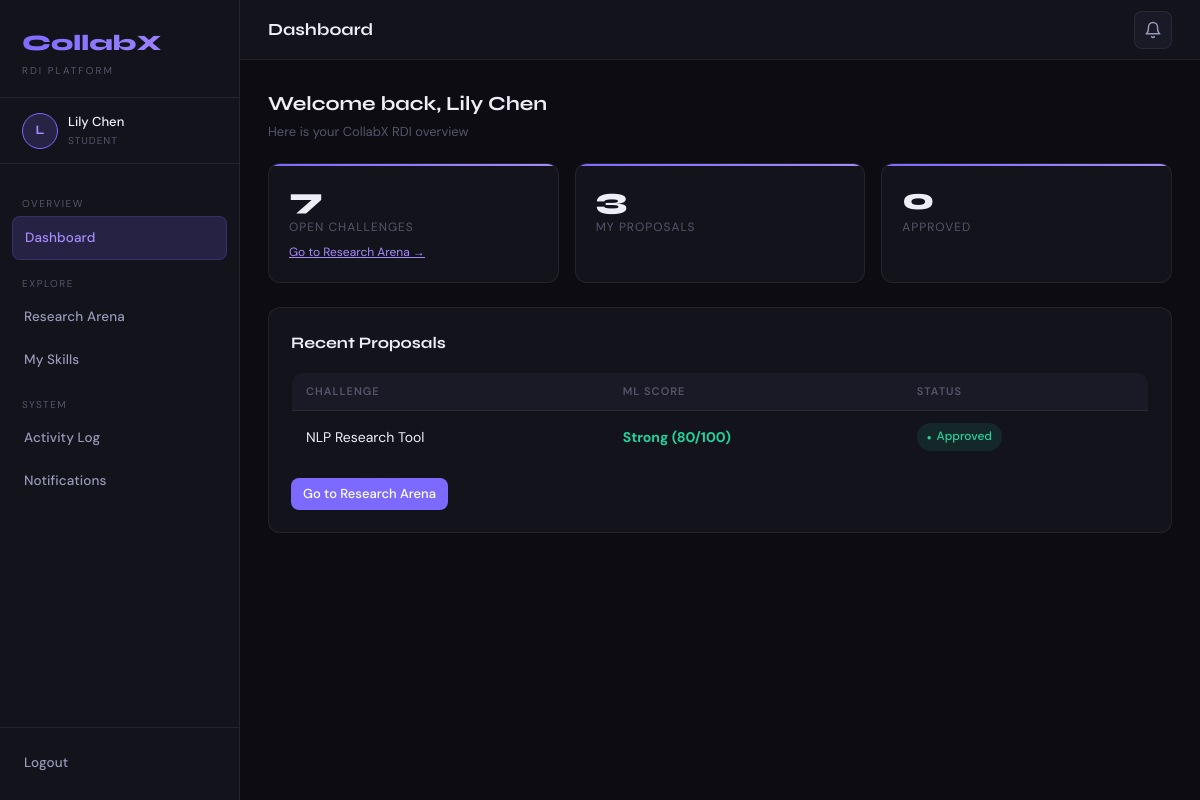
/student/dashboard (signed in), run on the app's committed database.
### tables this page shows
CREATE TABLE proposals (
    id INTEGER PRIMARY KEY AUTOINCREMENT,
    challenge_id INTEGER,
    student_id INTEGER,
    title TEXT DEFAULT "Proposal",
    content TEXT,
    status TEXT DEFAULT "pending",
    ml_score INTEGER DEFAULT 0,
    ml_keywords_matched INTEGER DEFAULT 0,
    ml_keywords_total INTEGER DEFAULT 0,
    created_at TIMESTAMP DEFAULT CURRENT_TIMESTAMP,
    updated_at TIMESTAMP DEFAULT CURRENT_TIMESTAMP
, admin_message TEXT, student_response TEXT DEFAULT NULL);

CREATE TABLE challenges (
    id INTEGER PRIMARY KEY AUTOINCREMENT, title TEXT NOT NULL, description TEXT,
    deadline TEXT, skills TEXT,
    created_at TIMESTAMP DEFAULT CURRENT_TIMESTAMP, updated_at TIMESTAMP DEFAULT CURRENT_TIMESTAMP);

### app.py (the view)
@app.route("/student/dashboard")
@login_required(role="student")
def student_dashboard():
    db=get_db(); uid=session["user_id"]
    challenges_count=db.execute("SELECT COUNT(*) FROM challenges").fetchone()[0]
    my_proposals=db.execute("SELECT COUNT(*) FROM proposals WHERE student_id=?",(uid,)).fetchone()[0]
    approved_proposals=db.execute("SELECT COUNT(*) FROM proposals WHERE student_id=? AND status='Approved'",(uid,)).fetchone()[0]
    recruit_count=db.execute("SELECT COUNT(*) FROM recruitment").fetchone()[0]
    recent_proposals=db.execute("""SELECT p.title,p.status,p.ml_score,c.title as challenge_title,p.created_at
        FROM proposals p JOIN challenges c ON p.challenge_id=c.id
        WHERE p.student_id=? ORDER BY p.created_at DESC LIMIT 3""",(uid,)).fetchall()
    has_portfolio=db.execute("SELECT id FROM portfolio WHERE student_id=?",(uid,)).fetchone()
    db.close()
    return render_template("student_dashboard.html",
                           challenges_count=challenges_count, my_proposals=my_proposals,
                           approved_proposals=approved_proposals, recruit_count=recruit_count,
                           recent_proposals=recent_proposals, has_portfolio=has_portfolio,
                           unread_count=unread(uid))

### app.py (called while the page is built)
def get_db():
    db = sqlite3.connect("database.db")
    db.row_factory = sqlite3.Row
    return db

def unread(user_id):
    db = get_db(); n = db.execute("SELECT COUNT(*) FROM notifications WHERE user_id=? AND is_read=0",(user_id,)).fetchone()[0]; db.close(); return n

def login_required(role=None):
    def decorator(fn):
        @wraps(fn)
        def wrapper(*args, **kwargs):
            if "user_id" not in session: return redirect("/")
            if role and session.get("role") != role: return render_template("error.html",message="Access denied.",code=403),403
            return fn(*args, **kwargs)
        return wrapper
    return decorator

### templates/student_dashboard.html (shortened to what this page needs)
{% extends "base.html" %}
{% block topbar_title %}Dashboard{% endblock %}
{% block content %}
<div class="section-header">
  <div>
    <div class="section-title">Welcome back, {{ session['name'] }}</div>
    <div class="section-sub">Here is your CollabX RDI overview</div>
  </div>
</div>
<div class="stat-grid">
  <div class="stat-card">
    <div class="stat-num">{{ challenges_count }}</div>
    <div class="stat-label">Open Challenges</div>
    <div class="stat-sub"><a href="/student/arena" style="color:var(--accent2);">Go to Research Arena →</a></div>
  </div>
  <div class="stat-card">
    <div class="stat-num">{{ my_proposals }}</div>
    <div class="stat-label">My Proposals</div>
  </div>
  <div class="stat-card">
    <div class="stat-num">{{ approved_proposals }}</div>
    <div class="stat-label">Approved</div>
  </div>
</div>
{% if recent_proposals %}
<div class="card">
  <div class="card-title">Recent Proposals</div>
  <table class="table-wrap" style="width:100%;border-collapse:collapse;">
    <thead><tr>
      <th style="padding:10px 14px;font-size:11px;color:var(--text3);text-transform:uppercase;background:var(--bg3);text-align:left;">Challenge</th>
      <th style="padding:10px 14px;font-size:11px;color:var(--text3);text-transform:uppercase;background:var(--bg3);text-align:left;">ML Score</th>
      <th style="padding:10px 14px;font-size:11px;color:var(--text3);text-transform:uppercase;background:var(--bg3);text-align:left;">Status</th>
    </tr></thead>
    <tbody>
    {% for p in recent_proposals %}
      <tr style="border-top:1px solid var(--border);">
        <td style="padding:12px 14px;">{{ p.challenge_title }}</td>
        <td style="padding:12px 14px;">
          {% if p.ml_score is defined and p.ml_score %}
            <span style="font-weight:700;color:{% if p.ml_score >= 70 %}var(--green){% elif p.ml_score >= 40 %}var(--amber){% else %}var(--red){% endif %};">
              {% if p.ml_score >= 70 %}Strong{% elif p.ml_score >= 40 %}Average{% else %}Weak{% endif %}
              ({{ p.ml_score }}/100)
            </span>
          {% else %}—{% endif %}
        </td>
        <td style="padding:12px 14px;">
          {% if p.status == 'approved' %}<span class="badge badge-approved">Approved</span>
          {% elif p.status == 'rejected' %}<span class="badge badge-rejected">Rejected</span>
          {% else %}<span class="badge badge-pending">Pending</span>{% endif %}
        </td>
      </tr>
    {% endfor %}
    </tbody>
  </table>
  <div style="margin-top:14px;">
    <a href="/student/arena" class="btn btn-primary btn-sm">Go to Research Arena</a>
  </div>
</div>
{% endif %}
{% endblock %}

### static/style.css (style rules this page uses)
:root { --bg:#0c0c12;--bg2:#13131c;--bg3:#1a1a26;--bg4:#21212f;--border:rgba(255,255,255,0.07);--border2:rgba(255,255,255,0.12);--accent:#7c6aff;--accent2:#a78bfa;--accent-d:#5b4de0;--glow:rgba(124,106,255,0.18);--green:#22d3a0;--green-bg:rgba(34,211,160,0.1);--red:#ff5e7d;--red-bg:rgba(255,94,125,0.1);--amber:#fbbf24;--amber-bg:rgba(251,191,36,0.1);--blue:#38bdf8;--blue-bg:rgba(56,189,248,0.1);--text:#eeeef8;--text2:#9898b8;--text3:#55556a;--sidebar:240px;--r:12px;--r-sm:8px;--r-lg:18px }
*,*::before,*::after { box-sizing:border-box;margin:0;padding:0 }
html { scroll-behavior:smooth }
body { font-family:'DM Sans',sans-serif;background:var(--bg);color:var(--text);min-height:100vh;font-size:15px;line-height:1.6 }
.card { background:var(--bg2);border:1px solid var(--border);border-radius:var(--r);padding:22px }
.card-title { font-family:'Syne',sans-serif;font-size:16px;font-weight:700;color:var(--text);margin-bottom:16px }
.stat-grid { display:grid;grid-template-columns:repeat(auto-fit,minmax(160px,1fr));gap:16px;margin-bottom:24px }
.stat-card { background:var(--bg2);border:1px solid var(--border);border-radius:var(--r);padding:20px;position:relative;overflow:hidden;transition:border-color .2s }
.stat-card::before { content:'';position:absolute;top:0;left:0;right:0;height:2px;background:linear-gradient(90deg,var(--accent),var(--accent2)) }
.stat-num { font-family:'Syne',sans-serif;font-size:30px;font-weight:800;color:var(--text);line-height:1 }
.stat-label { font-size:12px;color:var(--text3);margin-top:4px;text-transform:uppercase;letter-spacing:1px }
.stat-sub { font-size:12px;color:var(--text3);margin-top:6px }
.btn { display:inline-flex;align-items:center;gap:6px;padding:9px 18px;border-radius:var(--r-sm);font-family:'DM Sans',sans-serif;font-size:14px;font-weight:500;cursor:pointer;border:none;text-decoration:none;transition:all .18s;white-space:nowrap }
.btn-primary { background:var(--accent);color:#fff }
.btn-sm { padding:6px 12px;font-size:13px }
.table-wrap { background:var(--bg2);border:1px solid var(--border);border-radius:var(--r);overflow:hidden }
table { width:100%;border-collapse:collapse }
thead th { background:var(--bg3);padding:12px 16px;font-size:11px;font-weight:600;color:var(--text3);text-transform:uppercase;letter-spacing:1px;text-align:left }
tbody tr { border-top:1px solid var(--border);transition:background .15s }
td { padding:13px 16px;font-size:14px;color:var(--text);vertical-align:middle }
.badge { display:inline-flex;align-items:center;gap:5px;padding:4px 10px;border-radius:20px;font-size:12px;font-weight:500 }
.badge::before { content:'●';font-size:8px }
.badge-approved { background:var(--green-bg);color:var(--green) }
.section-header { display:flex;align-items:center;justify-content:space-between;margin-bottom:20px;flex-wrap:wrap;gap:12px }
.section-title { font-family:'Syne',sans-serif;font-size:20px;font-weight:700;color:var(--text) }
.section-sub { font-size:13px;color:var(--text3);margin-top:2px }

### data on the page
proposals: challenge_title "NLP Research Tool", shows "Strong", ml_score "80", status "Approved"

### other printed values
{{ session['name'][0].upper() }} "L"
{{ session['name'] }} "Lily Chen"
{{ session['role'] }} "STUDENT"
{{ challenges_count }} "7"
{{ my_proposals }} "3"
{{ approved_proposals }} "0"
